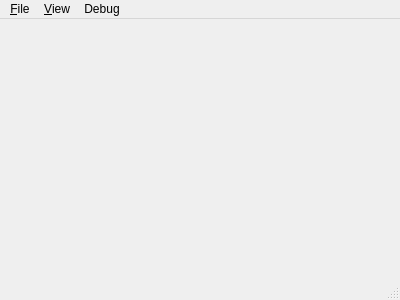
<?xml version="1.0" encoding="UTF-8"?>
<ui version="4.0">
 <class>MainWindow</class>
 <widget class="QMainWindow" name="MainWindow">
  <property name="geometry">
   <rect>
    <x>0</x>
    <y>0</y>
    <width>400</width>
    <height>300</height>
   </rect>
  </property>
  <property name="windowTitle">
   <string>MainWindow</string>
  </property>
  <widget class="QWidget" name="centralWidget"/>
  <widget class="QMenuBar" name="menuBar">
   <property name="geometry">
    <rect>
     <x>0</x>
     <y>0</y>
     <width>400</width>
     <height>23</height>
    </rect>
   </property>
   <widget class="QMenu" name="menuHello_world">
    <property name="title">
     <string>&amp;File</string>
    </property>
    <addaction name="actionFileNew"/>
    <addaction name="actionFileOpen"/>
    <addaction name="actionFileClose"/>
    <addaction name="separator"/>
    <addaction name="actionSave"/>
    <addaction name="actionCompile"/>
    <addaction name="actionCompileAll"/>
    <addaction name="actionRun"/>
    <addaction name="actionClearLog"/>
    <addaction name="actionTest"/>
    <addaction name="actionExit"/>
    <addaction name="actionExit_without_save"/>
   </widget>
   <widget class="QMenu" name="menuWindows">
    <property name="title">
     <string>&amp;View</string>
    </property>
    <addaction name="actionViewList"/>
    <addaction name="actionViewOutput"/>
    <addaction name="actionFunctionView"/>
    <addaction name="actionDetail"/>
    <addaction name="actionCancel_scale"/>
   </widget>
   <widget class="QMenu" name="menuDebug">
    <property name="title">
     <string>Debug</string>
    </property>
    <addaction name="actionRunDebug"/>
    <addaction name="actionStepOver"/>
    <addaction name="actionStepIn"/>
    <addaction name="actionStepOut"/>
    <addaction name="actionContinue"/>
    <addaction name="separator"/>
    <addaction name="actionAttach"/>
    <addaction name="actionDeattch"/>
   </widget>
   <addaction name="menuHello_world"/>
   <addaction name="menuWindows"/>
   <addaction name="menuDebug"/>
  </widget>
  <widget class="QStatusBar" name="statusBar"/>
  <action name="actionFileNew">
   <property name="text">
    <string>New</string>
   </property>
   <property name="toolTip">
    <string>New file</string>
   </property>
   <property name="shortcut">
    <string>Ctrl+N</string>
   </property>
  </action>
  <action name="actionFileOpen">
   <property name="text">
    <string>Open</string>
   </property>
   <property name="toolTip">
    <string>Open file</string>
   </property>
   <property name="shortcut">
    <string>Ctrl+O</string>
   </property>
  </action>
  <action name="actionFileClose">
   <property name="text">
    <string>Close</string>
   </property>
   <property name="toolTip">
    <string>Close file</string>
   </property>
   <property name="shortcut">
    <string>Ctrl+W</string>
   </property>
  </action>
  <action name="actionViewList">
   <property name="text">
    <string>FilesView</string>
   </property>
   <property name="toolTip">
    <string>View file list window</string>
   </property>
   <property name="shortcut">
    <string>F2</string>
   </property>
  </action>
  <action name="actionViewOutput">
   <property name="text">
    <string>OutputView</string>
   </property>
   <property name="toolTip">
    <string>View output window</string>
   </property>
  </action>
  <action name="actionFunctionView">
   <property name="text">
    <string>FunctionView</string>
   </property>
   <property name="shortcut">
    <string>F3</string>
   </property>
  </action>
  <action name="actionExit">
   <property name="text">
    <string>Exit</string>
   </property>
   <property name="shortcut">
    <string>Ctrl+Q</string>
   </property>
  </action>
  <action name="actionDetail">
   <property name="text">
    <string>Detail</string>
   </property>
   <property name="shortcut">
    <string>F4</string>
   </property>
  </action>
  <action name="actionSave">
   <property name="text">
    <string>Save</string>
   </property>
   <property name="shortcut">
    <string>Ctrl+S</string>
   </property>
  </action>
  <action name="actionCompile">
   <property name="text">
    <string>CompileThis</string>
   </property>
  </action>
  <action name="actionCompileAll">
   <property name="text">
    <string>CompileAll</string>
   </property>
   <property name="shortcut">
    <string>Ctrl+B</string>
   </property>
  </action>
  <action name="actionClearLog">
   <property name="text">
    <string>ClearLog</string>
   </property>
  </action>
  <action name="actionRun">
   <property name="text">
    <string>Run</string>
   </property>
   <property name="shortcut">
    <string>Ctrl+R</string>
   </property>
  </action>
  <action name="actionTest">
   <property name="text">
    <string>Run test</string>
   </property>
   <property name="shortcut">
    <string>Ctrl+T</string>
   </property>
  </action>
  <action name="actionCancel_scale">
   <property name="text">
    <string>NoScale</string>
   </property>
   <property name="shortcut">
    <string>Ctrl+L</string>
   </property>
  </action>
  <action name="actionRunDebug">
   <property name="text">
    <string>RunDebug</string>
   </property>
   <property name="shortcut">
    <string>F5</string>
   </property>
  </action>
  <action name="actionStepIn">
   <property name="text">
    <string>StepIn</string>
   </property>
   <property name="shortcut">
    <string>F7</string>
   </property>
  </action>
  <action name="actionStepOver">
   <property name="text">
    <string>StepOver</string>
   </property>
   <property name="shortcut">
    <string>F6</string>
   </property>
  </action>
  <action name="actionContinue">
   <property name="text">
    <string>Continue</string>
   </property>
   <property name="shortcut">
    <string>F9</string>
   </property>
  </action>
  <action name="actionStepOut">
   <property name="text">
    <string>StepOut</string>
   </property>
   <property name="shortcut">
    <string>F8</string>
   </property>
  </action>
  <action name="actionAttach">
   <property name="text">
    <string>Attach</string>
   </property>
  </action>
  <action name="actionDeattch">
   <property name="text">
    <string>Deattch</string>
   </property>
  </action>
  <action name="actionExit_without_save">
   <property name="text">
    <string>Exit without save</string>
   </property>
  </action>
 </widget>
 <layoutdefault spacing="6" margin="11"/>
 <resources/>
 <connections/>
</ui>
